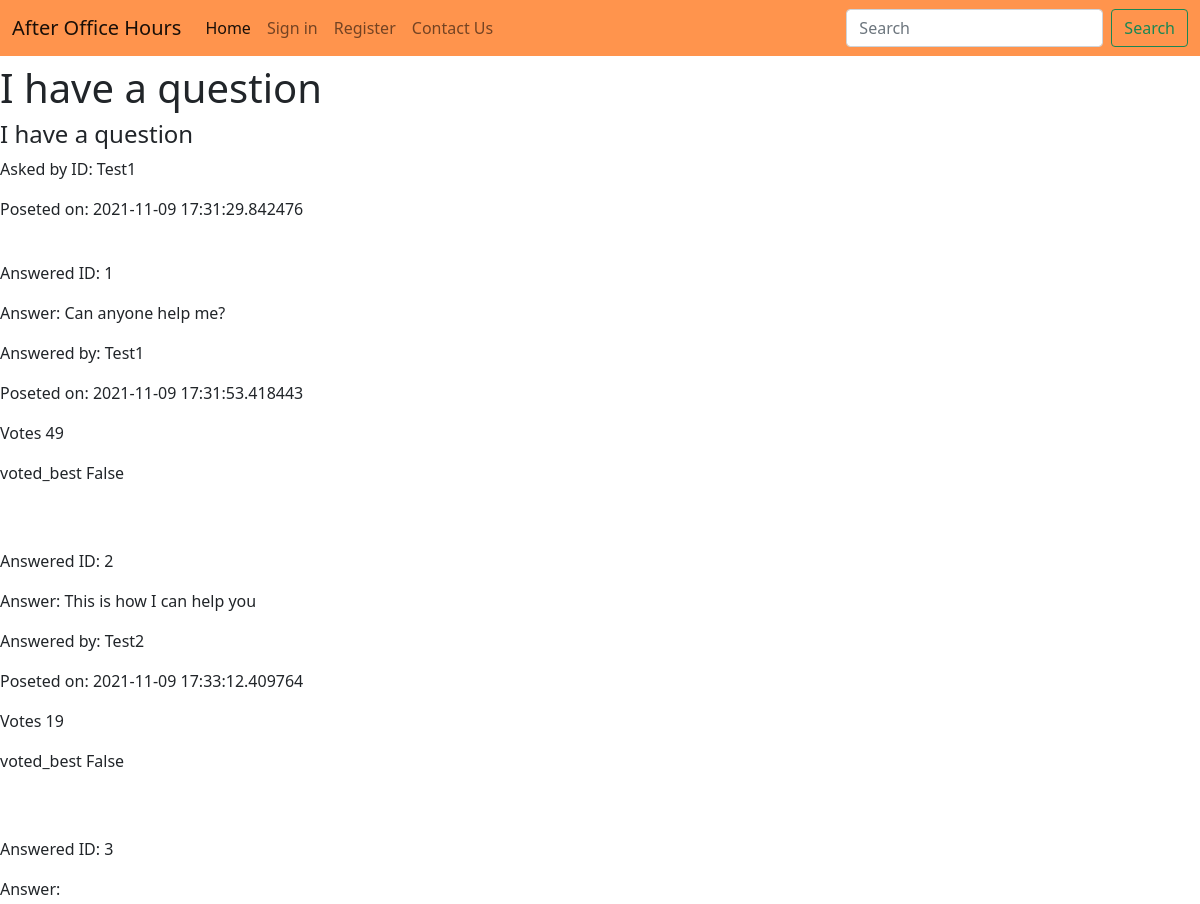
/question/1 (upper part), run on an earlier commit of the app's database.
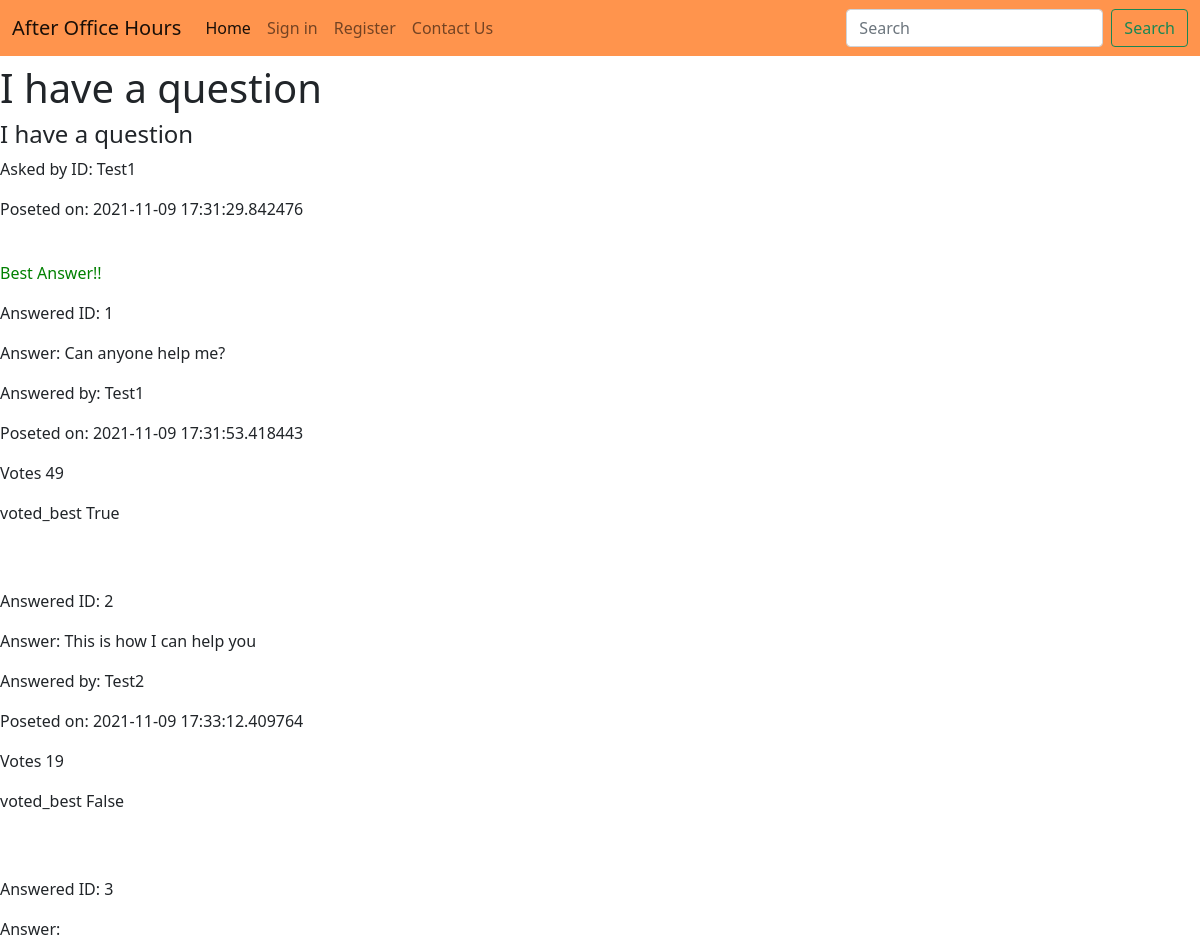
And on a later commit of the database.
### Question.py (models this page shows)
class Answer(db.Model):
    id = db.Column(db.Integer, primary_key=True)
    a_text = db.Column(db.Text)
    answered_by_id = db.Column(db.String, db.ForeignKey('user.username'))
    answer_to = db.Column(db.Integer, db.ForeignKey('question.id'))
    post_time = db.Column(db.DateTime)
    votes = db.Column(db.Integer)
    voted_best = db.Column(db.Boolean)

### Question.py (the view)
@app.route("/question/<int:question_id>", methods=['GET', 'POST'])
def question(question_id):
        question = Question.query.get_or_404(question_id)
        question_id = question.id
        if request.method == 'POST' and Answer.query.all()!= None:
            if request.form.get("answer"):
                answer = request.form['answer']
                answer = Answer(
                    a_text = answer,
                    answered_by_id = current_user.username,
                    answer_to = question_id,
                    post_time = datetime.now(),
                    votes = 0,
                    voted_best = False
                )
                db.session.add(answer)
                db.session.commit()
                return redirect(url_for('answer', question_id=question_id))
            elif request.form.get("solved"):
                answer_id = request.form.get("solved")
                current_answer = Answer.query.get_or_404(answer_id)
                current_answer.voted_best = True
                question.solved = True
                db.session.commit()
                return redirect(url_for('answer', question_id=question_id))
            elif request.form.get("voteUp"):
                answer_id = request.form.get("voteUp")
                current_answer = Answer.query.get_or_404(answer_id)
                current_answer.votes = (current_answer.votes + 1)
                db.session.commit()
                return redirect(url_for('answer', question_id=question_id))
            elif request.form.get("voteDown"):
                answer_id = request.form.get("voteDown")
                current_answer = Answer.query.get_or_404(answer_id)
                current_answer.votes = (current_answer.votes - 1)
                db.session.commit()
                return redirect(url_for('answer', question_id=question_id))
        else:
            answers = Answer.query.filter_by(answer_to=question_id).all()
            context = {
            'question' : question,
            'answers' : answers
            }
        return render_template( 'question_view.html', **context)

### Templates/question_view.html (shortened to what this page needs)
{% extends 'home.html' %}
{% block content %}
      <div class="page-header">
        <h1>{{ question.q_text }}</h1>
      </div>
        <div class="row">
          <div class="col-lg-12">
            <div class="well bs-component">
              <form class="form-horizontal" method="POST" action="{{ url_for('question', question_id=question.id) }}">
                <h4 class="list-group-item-heading">{{ question.q_text }}</h4>
                <p class="list-group-item-text">Asked by ID: {{ question.asked_by_id }}</p>
                <p class="list-group-item-text">Poseted on: {{ question.post_time }}</p>
                 {% for answer in answers %}
                 <br>
                 {%if answer.voted_best == True and question.solved == True %}
                 <p style="color:green"> Best Answer!!</p>
                 {%endif %}
                 <p class="list-group-item-text">Answered ID: {{ answer.id }}</p>
                  <p class="list-group-item-text">Answer: {{ answer.a_text }}</p>
                  <p class="list-group-item-text">Answered by: {{ answer.answered_by_id }}</p>
                  <p class="list-group-item-text">Poseted on: {{ answer.post_time }}</p>
                  <p class="list-group-item-text">Votes {{ answer.votes }}</p>
                  <p class="list-group-item-text">voted_best {{ answer.voted_best }}</p>
                  <br>
                {% endfor %}
              </form>
            </div>
          </div>
        </div>
{% endblock %}

What changed in the data, as far as the page shows it:
changed Answer "Can anyone help me?": voted_best "False" → "True"; now shows "Best Answer!!"
